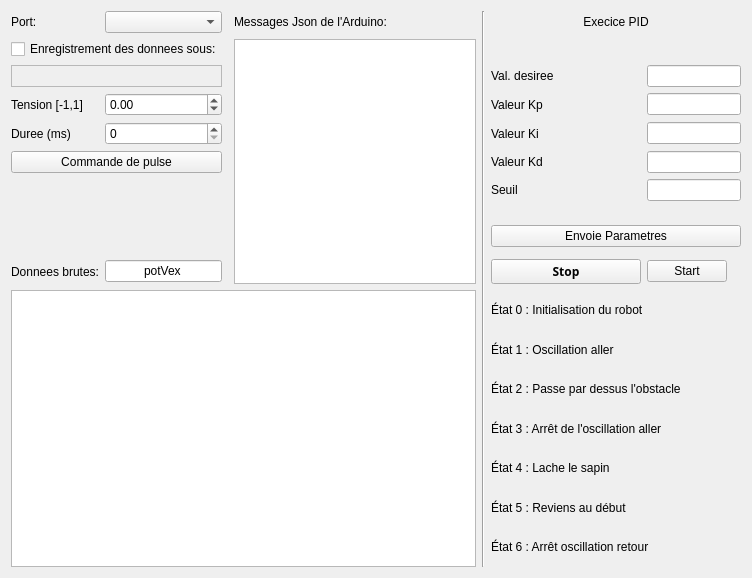
<?xml version="1.0" encoding="UTF-8"?>
<ui version="4.0">
 <class>MainWindow</class>
 <widget class="QMainWindow" name="MainWindow">
  <property name="geometry">
   <rect>
    <x>0</x>
    <y>0</y>
    <width>752</width>
    <height>578</height>
   </rect>
  </property>
  <property name="acceptDrops">
   <bool>false</bool>
  </property>
  <property name="windowTitle">
   <string>Interface Identification</string>
  </property>
  <widget class="QWidget" name="centralWidget">
   <layout class="QGridLayout" name="gridLayout">
    <item row="16" column="1">
     <widget class="QLineEdit" name="JsonKey">
      <property name="text">
       <string>potVex</string>
      </property>
      <property name="alignment">
       <set>Qt::AlignCenter</set>
      </property>
     </widget>
    </item>
    <item row="5" column="3" rowspan="12">
     <widget class="QTextBrowser" name="textBrowser">
      <property name="font">
       <font>
        <pointsize>9</pointsize>
       </font>
      </property>
     </widget>
    </item>
    <item row="6" column="0" colspan="2">
     <widget class="QLabel" name="label_pathCSV">
      <property name="frameShape">
       <enum>QFrame::StyledPanel</enum>
      </property>
      <property name="text">
       <string/>
      </property>
      <property name="textFormat">
       <enum>Qt::AutoText</enum>
      </property>
     </widget>
    </item>
    <item row="7" column="6">
     <widget class="QLineEdit" name="lineEdit_Kp"/>
    </item>
    <item row="9" column="5">
     <widget class="QLabel" name="label_10">
      <property name="text">
       <string>Valeur Kd</string>
      </property>
     </widget>
    </item>
    <item row="8" column="5">
     <widget class="QLabel" name="label_9">
      <property name="text">
       <string>Valeur Ki</string>
      </property>
     </widget>
    </item>
    <item row="4" column="4" rowspan="14">
     <widget class="Line" name="line_3">
      <property name="orientation">
       <enum>Qt::Vertical</enum>
      </property>
     </widget>
    </item>
    <item row="8" column="0">
     <widget class="QLabel" name="label_2">
      <property name="text">
       <string>Duree (ms)</string>
      </property>
     </widget>
    </item>
    <item row="7" column="0">
     <widget class="QLabel" name="label">
      <property name="text">
       <string>Tension [-1,1]</string>
      </property>
     </widget>
    </item>
    <item row="7" column="1">
     <widget class="QDoubleSpinBox" name="PWMBox">
      <property name="minimum">
       <double>-1.000000000000000</double>
      </property>
      <property name="maximum">
       <double>1.000000000000000</double>
      </property>
      <property name="singleStep">
       <double>0.100000000000000</double>
      </property>
     </widget>
    </item>
    <item row="7" column="5">
     <widget class="QLabel" name="label_8">
      <property name="text">
       <string>Valeur Kp</string>
      </property>
     </widget>
    </item>
    <item row="4" column="3">
     <widget class="QLabel" name="label_4">
      <property name="text">
       <string>Messages Json de l'Arduino:</string>
      </property>
      <property name="alignment">
       <set>Qt::AlignLeading|Qt::AlignLeft|Qt::AlignVCenter</set>
      </property>
     </widget>
    </item>
    <item row="16" column="0">
     <widget class="QLabel" name="label_3">
      <property name="text">
       <string>Donnees brutes:</string>
      </property>
     </widget>
    </item>
    <item row="14" column="2">
     <widget class="Line" name="line">
      <property name="orientation">
       <enum>Qt::Horizontal</enum>
      </property>
     </widget>
    </item>
    <item row="9" column="6">
     <widget class="QLineEdit" name="lineEdit_Kd"/>
    </item>
    <item row="8" column="6">
     <widget class="QLineEdit" name="lineEdit_Ki"/>
    </item>
    <item row="4" column="5" colspan="2">
     <widget class="QLabel" name="label_6">
      <property name="text">
       <string>Execice PID</string>
      </property>
      <property name="alignment">
       <set>Qt::AlignCenter</set>
      </property>
     </widget>
    </item>
    <item row="6" column="5">
     <widget class="QLabel" name="label_7">
      <property name="text">
       <string>Val. desiree</string>
      </property>
     </widget>
    </item>
    <item row="5" column="0" colspan="2">
     <widget class="QCheckBox" name="checkBox">
      <property name="text">
       <string>Enregistrement des donnees sous:</string>
      </property>
     </widget>
    </item>
    <item row="10" column="5">
     <widget class="QLabel" name="label_11">
      <property name="text">
       <string>Seuil</string>
      </property>
     </widget>
    </item>
    <item row="6" column="6">
     <widget class="QLineEdit" name="lineEdit_DesVal"/>
    </item>
    <item row="8" column="1">
     <widget class="QSpinBox" name="DurationBox">
      <property name="keyboardTracking">
       <bool>false</bool>
      </property>
      <property name="minimum">
       <number>0</number>
      </property>
      <property name="maximum">
       <number>5000</number>
      </property>
      <property name="singleStep">
       <number>25</number>
      </property>
     </widget>
    </item>
    <item row="4" column="0">
     <widget class="QLabel" name="label_5">
      <property name="text">
       <string>Port:</string>
      </property>
     </widget>
    </item>
    <item row="9" column="0" colspan="2">
     <widget class="QPushButton" name="pulseButton">
      <property name="text">
       <string>Commande de pulse</string>
      </property>
     </widget>
    </item>
    <item row="10" column="6">
     <widget class="QLineEdit" name="lineEdit_Thresh"/>
    </item>
    <item row="4" column="1">
     <widget class="QComboBox" name="comboBoxPort"/>
    </item>
    <item row="14" column="5" colspan="2">
     <widget class="QPushButton" name="pushButton_Params">
      <property name="text">
       <string>Envoie Parametres</string>
      </property>
     </widget>
    </item>
    <item row="16" column="6">
     <widget class="QPushButton" name="StartButton">
      <property name="sizePolicy">
       <sizepolicy hsizetype="Fixed" vsizetype="Fixed">
        <horstretch>0</horstretch>
        <verstretch>0</verstretch>
       </sizepolicy>
      </property>
      <property name="layoutDirection">
       <enum>Qt::LeftToRight</enum>
      </property>
      <property name="text">
       <string>Start</string>
      </property>
      <property name="iconSize">
       <size>
        <width>16</width>
        <height>16</height>
       </size>
      </property>
     </widget>
    </item>
    <item row="17" column="0" colspan="4">
     <widget class="QChartView" name="graph"/>
    </item>
    <item row="17" column="5" colspan="2">
     <layout class="QVBoxLayout" name="verticalLayout_4">
      <property name="spacing">
       <number>0</number>
      </property>
      <item>
       <widget class="QLabel" name="label_13">
        <property name="text">
         <string>État 0 : Initialisation du robot</string>
        </property>
       </widget>
      </item>
      <item>
       <widget class="QLabel" name="label_15">
        <property name="text">
         <string>État 1 : Oscillation aller</string>
        </property>
       </widget>
      </item>
      <item>
       <widget class="QLabel" name="label_14">
        <property name="text">
         <string>État 2 : Passe par dessus l'obstacle</string>
        </property>
       </widget>
      </item>
      <item>
       <widget class="QLabel" name="label_12">
        <property name="text">
         <string>État 3 : Arrêt de l'oscillation aller</string>
        </property>
       </widget>
      </item>
      <item>
       <widget class="QLabel" name="label_17">
        <property name="text">
         <string>État 4 : Lache le sapin</string>
        </property>
       </widget>
      </item>
      <item>
       <widget class="QLabel" name="label_16">
        <property name="text">
         <string>État 5 : Reviens au début</string>
        </property>
       </widget>
      </item>
      <item>
       <widget class="QLabel" name="label_18">
        <property name="text">
         <string>État 6 : Arrêt oscillation retour</string>
        </property>
       </widget>
      </item>
     </layout>
    </item>
    <item row="16" column="5">
     <widget class="QPushButton" name="Stop">
      <property name="sizePolicy">
       <sizepolicy hsizetype="Minimum" vsizetype="Minimum">
        <horstretch>0</horstretch>
        <verstretch>0</verstretch>
       </sizepolicy>
      </property>
      <property name="minimumSize">
       <size>
        <width>150</width>
        <height>0</height>
       </size>
      </property>
      <property name="maximumSize">
       <size>
        <width>200</width>
        <height>16777215</height>
       </size>
      </property>
      <property name="font">
       <font>
        <family>Sans Serif</family>
        <weight>75</weight>
        <bold>true</bold>
        <underline>false</underline>
        <strikeout>false</strikeout>
       </font>
      </property>
      <property name="text">
       <string>Stop</string>
      </property>
     </widget>
    </item>
   </layout>
  </widget>
 </widget>
 <layoutdefault spacing="6" margin="11"/>
 <customwidgets>
  <customwidget>
   <class>QChartView</class>
   <extends>QGraphicsView</extends>
   <header location="global">QtCharts</header>
  </customwidget>
 </customwidgets>
 <resources/>
 <connections/>
</ui>
